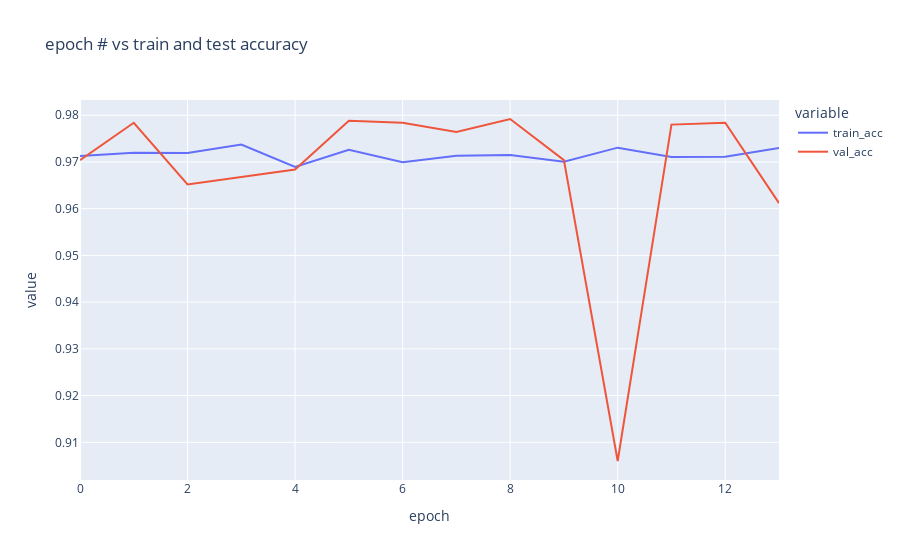

The notebook cell saved with this chart:
### Code cell
px.line(acc_df, x='epoch', y = ['train_acc','val_acc'], title="epoch # vs train and test accuracy")

### Figure 1 — Plotly figure (JSON) as saved in the notebook; plotly's stock layout.template omitted (floating-point values rounded to 4 significant figures)
{"data": [{"hovertemplate": "variable=train_acc<br>epoch=%{x}<br>value=%{y}<extra></extra>", "legendgroup": "train_acc", "line": {"color": "#636efa", "dash": "solid"}, "marker": {"symbol": "circle"}, "mode": "lines", "name": "train_acc", "orientation": "v", "showlegend": true, "type": "scatter", "x": [0, 1, 2, 3, 4, 5, 6, 7, 8, 9, 10, 11, 12, 13], "xaxis": "x", "y": [0.9713, 0.972, 0.9719, 0.9737, 0.9689, 0.9726, 0.9699, 0.9713, 0.9715, 0.9701, 0.9731, 0.9711, 0.9711, 0.973], "yaxis": "y"}, {"hovertemplate": "variable=val_acc<br>epoch=%{x}<br>value=%{y}<extra></extra>", "legendgroup": "val_acc", "line": {"color": "#EF553B", "dash": "solid"}, "marker": {"symbol": "circle"}, "mode": "lines", "name": "val_acc", "orientation": "v", "showlegend": true, "type": "scatter", "x": [0, 1, 2, 3, 4, 5, 6, 7, 8, 9, 10, 11, 12, 13], "xaxis": "x", "y": [0.9704, 0.9784, 0.9652, 0.9668, 0.9684, 0.9788, 0.9784, 0.9764, 0.9792, 0.9704, 0.906, 0.978, 0.9784, 0.9612], "yaxis": "y"}], "layout": {"autosize": true, "legend": {"title": {"text": "variable"}, "tracegroupgap": 0}, "title": {"text": "epoch # vs train and test accuracy"}, "xaxis": {"anchor": "y", "autorange": true, "domain": [0, 1], "range": [0, 13], "title": {"text": "epoch"}, "type": "linear"}, "yaxis": {"anchor": "x", "autorange": true, "domain": [0, 1], "range": [0.9019, 0.9833], "title": {"text": "value"}, "type": "linear"}}}
